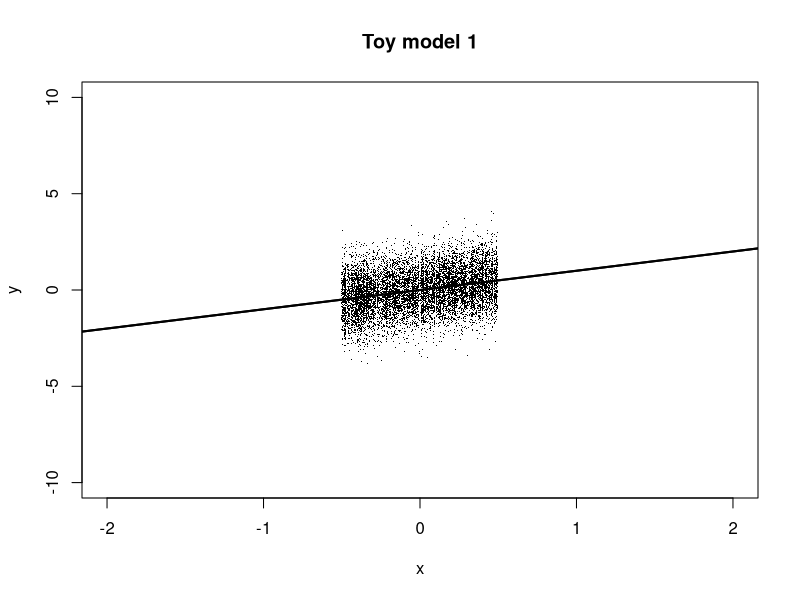
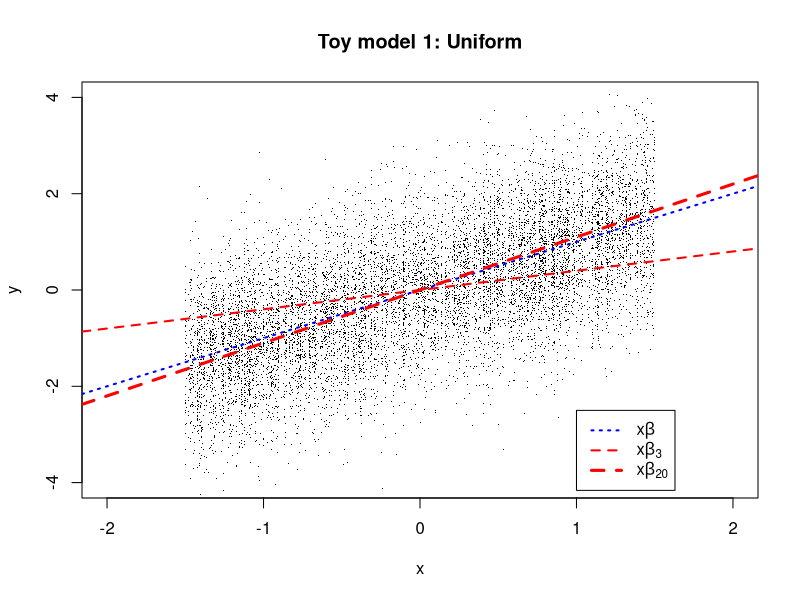

Here is the R script that generated these plots, in order: (Note: this script raises an error after producing the figures.)
############
## Theory for mispecified
############


bt <- 1
ffun <- function(v) {
  bt * v
}
xs <- runif(1e6) - .5
ys <- ffun(xs)
sigma2_x <- 1
sigma2_eps <- 1
library(class)

pdf("paper/toy3c_plot.pdf")
xgrid <- seq(-3, 3, .01)
xs <- rep(runif(1000) - .5, each = 10)
ys <- ffun(xs) + rnorm(length(xs))
plot(xs, ys, xlab = "x", ylab = "y", pch = ".", cex = 1, xlim = c(-2, 2), ylim = c(-10, 10))
lines(xgrid, ffun(xgrid), lwd = 2)
title("Toy model 1")
abline(0, bt, lwd = 2)
dev.off()

## empirical misclassification rate
simulate <- function(al, k_cl, n_trials, seed = 0) {
  set.seed(seed)
  mrs <- numeric(n_trials)
  for (i in 1:n_trials) {
    xs <- runif(k_cl) - .5
    ys <- ffun(xs) + rnorm(k_cl, 0, sqrt(sigma2_eps))
    yhats <- xs * al
    te_cl <- knn(t(t(yhats)), t(t(ys)), 1:k_cl, k = 1)
    mr <- sum(te_cl != 1:k_cl)/k_cl
    mrs[i] <- mr
  }
  mrs 
}


bts <- seq(0, 3, 0.1)
bts

#mc2 <- sapply(bts, function(bt) mean(simulate(bt, 2, 1e4)))
mc3 <- sapply(bts, function(bt) mean(simulate(bt, 3, 1e4)))
#mc5 <- sapply(bts, function(bt) mean(simulate(bt, 5, 1e4)))
#mc10 <- sapply(bts, function(bt) mean(simulate(bt, 10, 1e4)))
mc20 <- sapply(bts, function(bt) mean(simulate(bt, 20, 1e4)))
mc40 <- sapply(bts, function(bt) mean(simulate(bt, 40, 1e3)))
#mc80 <- sapply(bts, function(bt) mean(simulate(bt, 80, 1e3)))
min3 <-bts[mc3 == min(mc3)]
min20 <-bts[mc20 == min(mc20)]
min40 <-bts[mc40 == min(mc40)]

min3

#min2 <-bts[mc3 == min(mc3)]

pdf("paper/toy3c_plot.pdf")
xgrid <- seq(-2, 2, .01)
xs <- 3 * rep(runif(1000) - .5, each = 10)
ys <- ffun(xs) + rnorm(length(xs))
plot(xs, ys, xlab = "x", ylab = "y", pch = ".", cex = 1, xlim = c(-2, 2), ylim = c(-4, 4))
#lines(xgrid, ffun(xgrid), lwd = 2)
title("Toy model 1: Uniform")
abline(0, bt, col = "blue", lty = 3, lwd = 2)
abline(0, min3, col = "red", lty = 2, lwd = 2)
abline(0, min20, col = "red", lty = 2, lwd = 3)
legend(1, -2.5, 
       c(expression(paste(x, beta)), 
         expression(paste(x, beta[3])), expression(paste(x, beta[20]))),
       lty = c(3, 2, 2), col = c("blue", "red", "red"),
       lwd = c(2, 2, 3))
dev.off()

min2 <-bts[mc2 == min(mc2)]
plot(bts, mc2, type = "o",
     ylim = c(0, 1), xlab = expression(hat(beta)), ylab = "Misclassification")
abline(v = min2, lty = 3, col = "red")


pdf("paper/toy3a_l3.pdf")
plot(bts, mc3, type = "o",
     ylim = c(0.3, 1), xlab = expression(hat(beta)), ylab = "Misclassification")
title("3 test classes")
#abline(v = bt0, lty = 3, col = "blue")
abline(v = min3, lty = 3, col = "red")
#text(bt0 + 0.5, 0.35, expression(hat(beta)[LS]), col = "blue", cex = 2)
text(min3 - 0.1, 0.35, expression(hat(beta)[3]), col = "red", cex = 2)
dev.off()

pdf("paper/toy3a_l20.pdf")
min20 <-bts[mc20 == min(mc20)]
plot(bts, mc20, type = "o",
     ylim = c(0.3, 1), xlab = expression(hat(beta)), ylab = "Misclassification")
title("20 test classes")
abline(v = bt0, lty = 3, col = "blue")
abline(v = min20, lty = 3, col = "red")
#text(0.5, 0.35, expression(hat(beta)[LS]), col = "blue", cex = 2)
text(min20 - 0.1, 0.35, expression(hat(beta)[20]), col = "red", cex = 2)
dev.off()




plot(bts, mc10, type = "o")
plot(bts, mc20, type = "o")

plot(bts, mc40, type = "o")
plot(bts, mc80, type = "o")

plot(bts, mc3, type = "o")
plot(bts, mc5, type = "o")
plot(bts, mc10, type = "o")
plot(bts, mc20, type = "o")

## loss functions


dels <- -100:100/100

pdf("paper/loss_se.pdf")
plot(dels, dels^2, ylab = "loss", xlab = expression(y-hat(y)), type = "l")
#title("Squared Error loss")
dev.off()

l2 <- 1-(1 - pnorm(sqrt(abs(dels))) + pnorm(-sqrt(abs(dels))))
l3 <- 1-(1 - pnorm(sqrt(abs(dels))) + pnorm(-sqrt(abs(dels))))^2
l5 <- 1-(1 - pnorm(sqrt(abs(dels))) + pnorm(-sqrt(abs(dels))))^4
l10 <- 1-(1 - pnorm(sqrt(abs(dels))) + pnorm(-sqrt(abs(dels))))^9
l20 <- 1-(1 - pnorm(sqrt(abs(dels))) + pnorm(-sqrt(abs(dels))))^19

pdf("paper/loss_2.pdf")
plot(dels, l2, ylab = "loss", xlab = expression(y-hat(y)), type = "l")
#title("Identification loss, L = 2")
dev.off()

pdf("paper/loss_3.pdf")
plot(dels, l3, ylab = "loss", xlab = expression(y-hat(y)), type = "l")
#title("Identification loss, L = 3")
dev.off()

pdf("paper/loss_10.pdf")
plot(dels, l10, ylab = "loss", xlab = expression(y-hat(y)), type = "l")
#title("Identification loss, L = 10")
dev.off()

pdf("paper/loss_20.pdf")
plot(dels, l20, ylab = "loss", xlab = expression(y-hat(y)), type = "l")
#title("Identification loss, L = 20")
dev.off()




xgrid <- seq(-3, 3, .01)
xs <- rep(rnorm(1000), each = 10)
ys <- ffun(xs) + rnorm(length(xs))

pdf("paper/plot_loss_sq.pdf")
plot(xs, ys, xlab = "", ylab = "", pch = ".", cex = 1, xlim = c(-2, 2), ylim = c(-10, 10), axes = FALSE)
#lines(xgrid, ffun(xgrid), lwd = 2)
#title("Toy model 2")
abline(0, bt0, col = "blue", lty = 3, lwd = 3)
dev.off()

pdf("paper/plot_loss_3.pdf")
plot(xs, ys, xlab = "", ylab = "", pch = ".", cex = 1, xlim = c(-2, 2), ylim = c(-10, 10), axes = FALSE)
#lines(xgrid, ffun(xgrid), lwd = 2)
#title("Toy model 2")
abline(0, min3, col = "red", lty = 2, lwd = 3)
dev.off()

pdf("paper/plot_loss_20.pdf")
plot(xs, ys, xlab = "", ylab = "", pch = ".", cex = 1, xlim = c(-2, 2), ylim = c(-10, 10), axes = FALSE)
#lines(xgrid, ffun(xgrid), lwd = 2)
#title("Toy model 2")
abline(0, min20, col = "red", lty = 2, lwd = 3)
dev.off()
